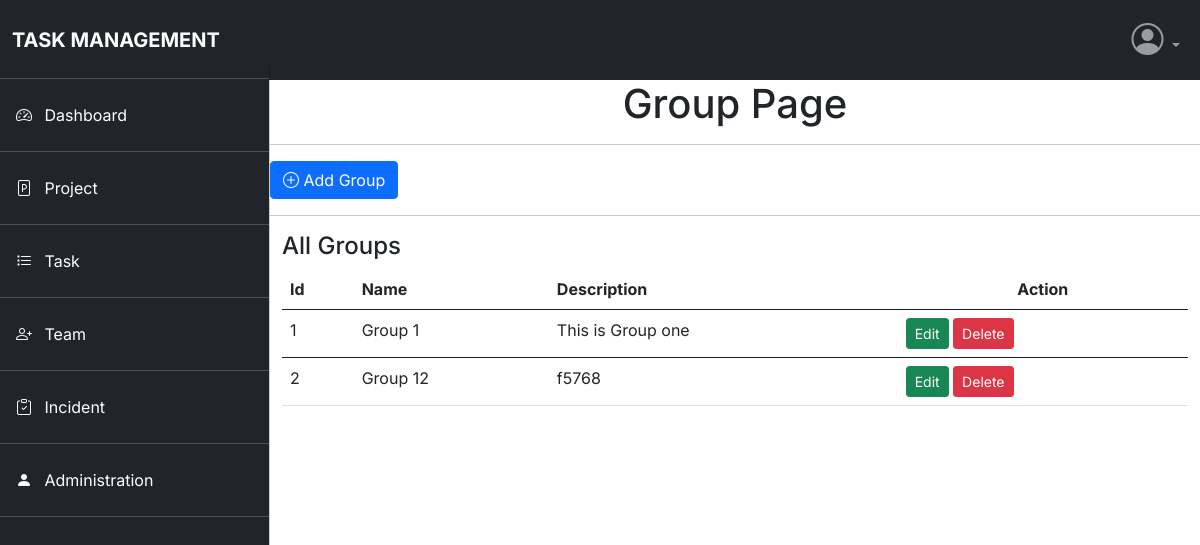
Page /addgroup/addgroup on the earlier database version.
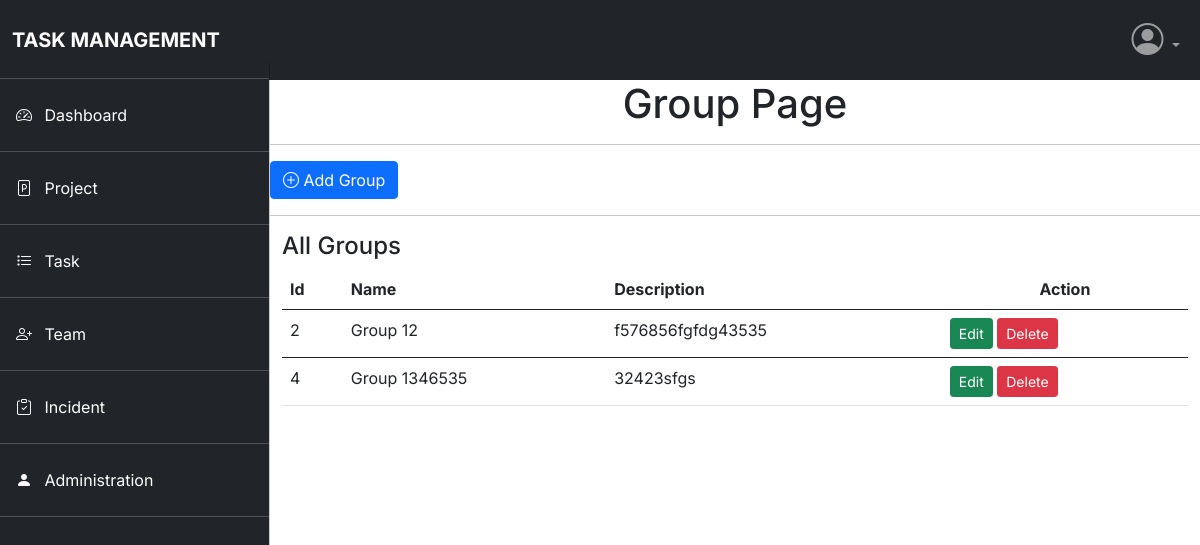
Same page on the later database version.
### group/models.py (models this page shows, shortened)
class Group(models.Model):
    name= models.CharField(max_length=120)
    desc= models.CharField(max_length=120)

### group/views.py (the view)
# urls.py: path('addgroup',views.addgroup,name='addgroup'),
def addgroup(request):
    form = GroupForm()
    all_groups = Group.objects.all()
    if request.method=="POST":
        form = GroupForm(request.POST)
        if form.is_valid():
            form.save()
            return redirect('addgroup')
    return render(request,'group/addgroup.html',{"form":form,"all_groups":all_groups})

### templates/group/addgroup.html (shortened to what this page needs)
{% extends 'accounts/base.html' %}
{% block content %}
<h1 style="text-align:center">Group Page</h1>
<hr />
<button type="button" class="btn btn-primary btn-div" data-bs-toggle="modal" data-bs-target="#exampleModal"
  data-bs-whatever="@getbootstrap">
  <i class="bi bi-plus-circle"></i>
  Add Group
</button>
<hr>
<div class="justify-content-center container">
  <h4>All Groups</h4>
  <table class="table">
    <thead class="thead-dark">
      <tr>
        <th scope="col">Id</th>
        <th scope="col">Name</th>
        <th scope="col">Description</th>
        <th scope="col "><center>Action</center>
        </th>
      </tr>
    </thead>
    {% for group in all_groups %}
    <tbody>
      <tr>
        <td>{{group.id}}</td>
        <td>{{group.name}}</td>
        <td>{{group.desc}}</td>
        <td><a href="{% url 'update-group' group.id %}"><button type="button" class="btn btn-sm btn-success">Edit</button></a>
          <a href="{% url 'delete-group' group.id %}"><button type="button"
              class="btn btn-sm btn-danger">Delete</button></a>
        </td>
      </tr>
    </tbody>
    {% endfor %}
  </table>
</div>
{% endblock %}

Differences in the rows shown:
removed Group: id "1", name "Group 1", desc "This is Group one"
changed Group "Group 12": desc "f5768" → "f576856fgfdg43535"
added Group: id "4", name "Group 1346535", desc "32423sfgs"
